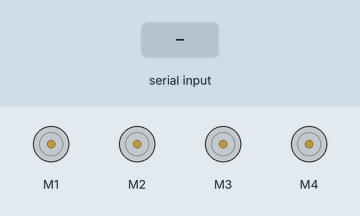
Recording of a sketch running on a simulated Arduino Uno, built with avr-gcc and run on an emulated ATmega328P. Parts: 4 × DC motor (green arrow = forward, orange = backward, longer = faster). The test bench sets the inputs (shaded band).

Above: at 1.2 s.
1.3 s: "F" received over Serial
At 1.7 s:
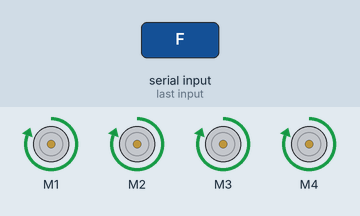
2.8 s: "B" received over Serial
At 4.0 s:
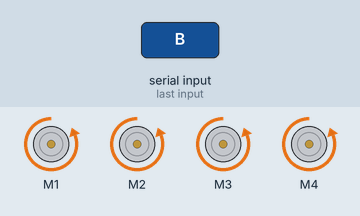
4.3 s: "L" received over Serial
At 5.2 s:
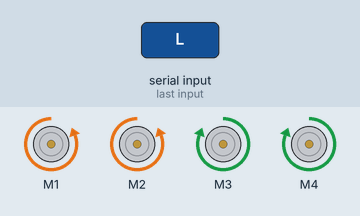
5.8 s: "R" received over Serial
At 6.4 s:
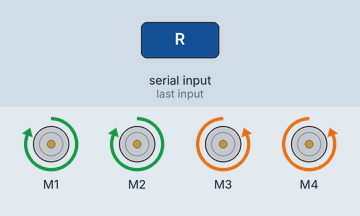
7.3 s: "1" received over Serial
At 8.7 s:
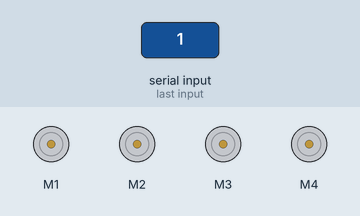
Timing chart, 0 to 9.8 s (numbered marks = the images above; inputs shaded):
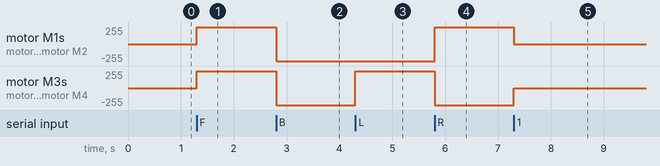

Measured:
- after the input at 1.3 s, motor M1–4: stopped → forward 255/255 at once
- after the input at 2.8 s, motor M1–4: forward 255/255 → backward 255/255 at once
- after the input at 4.3 s, motor M3, motor M4: backward 255/255 → forward 255/255 at once
- after the input at 5.8 s, motor M1, motor M2: backward 255/255 → forward 255/255 at once; motor M3, motor M4: forward 255/255 → backward 255/255 at once
- after the input at 7.3 s, motor M1, motor M2: forward 255/255 → stopped at once; motor M3, motor M4: backward 255/255 → stopped at once

The sketch:

Main.ino
```cpp
// #include <AFMotor.h>


// // DC Motors
// // Left side of the car
// AF_DCMotor motor1(1, MOTOR12_64KHZ);
// AF_DCMotor motor4(4, MOTOR12_64KHZ);


// // Right side of the car
// AF_DCMotor motor2(2, MOTOR12_64KHZ);
// AF_DCMotor motor3(3, MOTOR12_64KHZ);


// // Motor operation parameters

// int motorSpeed = 180;  // initial value is less than the full speed to preserve battery power.


// // Beginning of control flow;
// void setup() {

//   Serial.begin(9600); // set up Serial library at 9600 bps
//   Serial.println("Initiating communication sequence...");
//   Serial.print("Loading");
//   delay(800);
//   // Loading screen
//   for (int i = 0; i <= 3; i++) {
//     Serial.print(".");
//     delay(800);
//   }
//   Serial.println("");
//   Serial.println("Successfull!");

//   // Setting motor's initial speed

//   motor1.setSpeed(motorSpeed);
//   motor2.setSpeed(motorSpeed);
//   motor3.setSpeed(motorSpeed);
//   motor4.setSpeed(motorSpeed);

//   // Realising motors
//   motor1.run(RELEASE);
//   motor2.run(RELEASE);
//   motor3.run(RELEASE);
//   motor4.run(RELEASE);


// }
// void loop() {
//   if (Serial.available()) {
//     char input = Serial.read();
//     Serial.println("Input from the user: " + String(input));
//     setSpeed(input);
//     forward(input);
//     backward(input);
//     right(input);
//     left(input);
//     Serial.flush();
//     delay(100);
//   }
// }


// // Setting speed from user input
// void setSpeed(char speedMode) {
//   if (speedMode == 'f') {
//     motorSpeed = 255;
//     Serial.println("SPeed Mode- Fast");
//   } else if (speedMode == 'm') {
//     motorSpeed = 200;
//     Serial.println("SPeed Mode- Medium");
//   } else if (speedMode == 's') {
//     motorSpeed = 150;
//     Serial.println("SPeed Mode- Slow");
//   } else {
//     motorSpeed = 180;
//   }

// }


// // Directional control

// void forward(char cmd) {
//   if (cmd == 'F') {
//     Serial.println("Forward");
//     motor1.run(FORWARD);
//     motor2.run(FORWARD);
//     motor3.run(FORWARD);
//     motor4.run(FORWARD);
//   } else {
//     Serial.println("Stopped -- Forward");
//     motor1.setSpeed(0);
//     motor2.setSpeed(0);
//     motor3.setSpeed(0);
//     motor4.setSpeed(0);
//   }
// }

// void backward(char cmd) {
//   if (cmd == 'B') {
//     Serial.println("Backward");
//     motor1.run(BACKWARD);
//     motor2.run(BACKWARD);
//     motor3.run(BACKWARD);
//     motor4.run(BACKWARD);
//   } else {
//     Serial.println("Stopped -- Backward");
//     motor1.setSpeed(0);
//     motor2.setSpeed(0);
//     motor3.setSpeed(0);
//     motor4.setSpeed(0);
//   }
// }


// // Rotational direction accrozz 'Z' axis.


// void right(char cmd) {
//   if (cmd == 'R') {
//     Serial.println("Right");
//     //Left side up force
//     motor1.run(FORWARD);
//     motor4.run(FORWARD);

//     //Right side down force
//     motor2.run(BACKWARD);
//     motor3.run(BACKWARD);
//   } else {
//     Serial.println("Stopped -- Right");
//     motor1.setSpeed(0);
//     motor2.setSpeed(0);
//     motor3.setSpeed(0);
//     motor4.setSpeed(0);
//   }

// }

// void left(char cmd) {
//   if (cmd == 'L') {
//     Serial.println("Left");
//     //Left side down force
//     motor1.run(BACKWARD);
//     motor4.run(BACKWARD);

//     //Right side up force
//     motor2.run(FORWARD);
//     motor3.run(FORWARD);
//   } else {
//     Serial.println("Stopped -- Left");
//     motor1.setSpeed(0);
//     motor2.setSpeed(0);
//     motor3.setSpeed(0);
//     motor4.setSpeed(0);
//   }
// }
```

template_car_code.ino
```cpp
//Arduino Bluetooth Controlled Car//
//// Before uploading the code you have to install the necessary library//
//AFMotor Library https://learn.adafruit.com/adafruit-motor-shield/library-install //

#include <AFMotor.h>

//initial motors pin
AF_DCMotor motor1(1);
AF_DCMotor motor2(2);
AF_DCMotor motor3(3);
AF_DCMotor motor4(4);

char command;

void setup() {
  Serial.begin(9600);  //Set the baud rate to your Bluetooth module.
}

void loop() {
  if (Serial.available() > 0) {
    command = Serial.read();
    Stop();  //initialize with motors stoped
    //Change pin mode only if new command is different from previous.
    //Serial.println(command);
    switch (command) {
      case 'F':
        forward();
        break;
      case 'B':
        back();
        break;
      case 'L':
        left();
        break;
      case 'R':
        right();
        break;
    }
  }
}

void forward() {
  motor1.setSpeed(255);  //Define maximum velocity
  motor1.run(FORWARD);   //rotate the motor clockwise
  motor2.setSpeed(255);  //Define maximum velocity
  motor2.run(FORWARD);   //rotate the motor clockwise
  motor3.setSpeed(255);  //Define maximum velocity
  motor3.run(FORWARD);   //rotate the motor clockwise
  motor4.setSpeed(255);  //Define maximum velocity
  motor4.run(FORWARD);   //rotate the motor clockwise
}

void back() {
  motor1.setSpeed(255);  //Define maximum velocity
  motor1.run(BACKWARD);  //rotate the motor anti-clockwise
  motor2.setSpeed(255);  //Define maximum velocity
  motor2.run(BACKWARD);  //rotate the motor anti-clockwise
  motor3.setSpeed(255);  //Define maximum velocity
  motor3.run(BACKWARD);  //rotate the motor anti-clockwise
  motor4.setSpeed(255);  //Define maximum velocity
  motor4.run(BACKWARD);  //rotate the motor anti-clockwise
}

void left() {
  motor1.setSpeed(255);  //Define maximum velocity
  motor1.run(BACKWARD);  //rotate the motor anti-clockwise
  motor2.setSpeed(255);  //Define maximum velocity
  motor2.run(BACKWARD);  //rotate the motor anti-clockwise
  motor3.setSpeed(255);  //Define maximum velocity
  motor3.run(FORWARD);   //rotate the motor clockwise
  motor4.setSpeed(255);  //Define maximum velocity
  motor4.run(FORWARD);   //rotate the motor clockwise
}

void right() {
  motor1.setSpeed(255);  //Define maximum velocity
  motor1.run(FORWARD);   //rotate the motor clockwise
  motor2.setSpeed(255);  //Define maximum velocity
  motor2.run(FORWARD);   //rotate the motor clockwise
  motor3.setSpeed(255);  //Define maximum velocity
  motor3.run(BACKWARD);  //rotate the motor anti-clockwise
  motor4.setSpeed(255);  //Define maximum velocity
  motor4.run(BACKWARD);  //rotate the motor anti-clockwise
}

void Stop() {
  motor1.setSpeed(0);   //Define minimum velocity
  motor1.run(RELEASE);  //stop the motor when release the button
  motor2.setSpeed(0);   //Define minimum velocity
  motor2.run(RELEASE);  //rotate the motor clockwise
  motor3.setSpeed(0);   //Define minimum velocity
  motor3.run(RELEASE);  //stop the motor when release the button
  motor4.setSpeed(0);   //Define minimum velocity
  motor4.run(RELEASE);  //stop the motor when release the button
}
```
